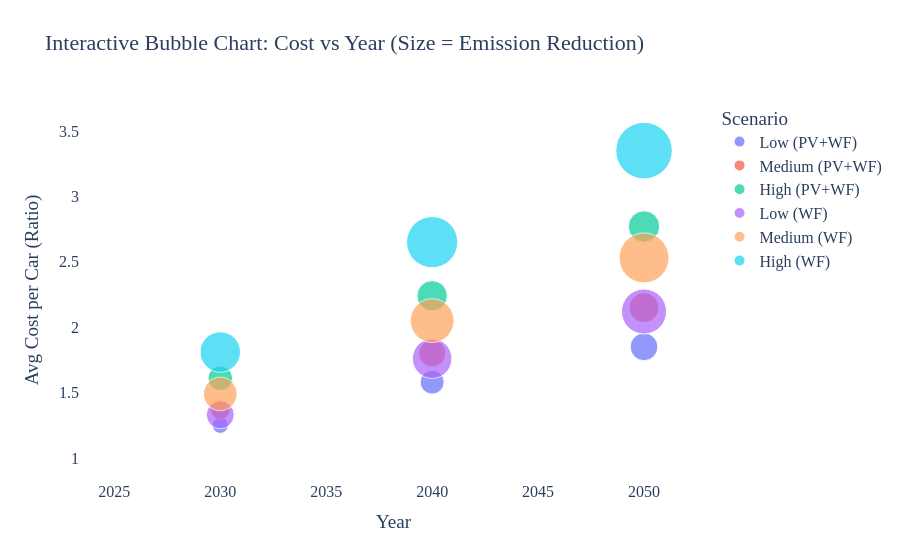

This figure's notebook cell:
### Code cell
import plotly.express as px
import pandas as pd

# Data (combine cost, year, and emission info manually)
data = [
    # PV+WF
    {"Scenario": "Low (PV+WF)", "Year": 2025, "Cost_Ratio": 1.00, "Emission_Reduction": 0, "Emission_Level": 4.9645},
    {"Scenario": "Low (PV+WF)", "Year": 2030, "Cost_Ratio": 1.25, "Emission_Reduction": 2.74, "Emission_Level": 4.8286},
    {"Scenario": "Low (PV+WF)", "Year": 2040, "Cost_Ratio": 1.58, "Emission_Reduction": 6.02, "Emission_Level": 4.6655},
    {"Scenario": "Low (PV+WF)", "Year": 2050, "Cost_Ratio": 1.85, "Emission_Reduction": 8.09, "Emission_Level": 4.5627},

    {"Scenario": "Medium (PV+WF)", "Year": 2025, "Cost_Ratio": 1.00, "Emission_Reduction": 0, "Emission_Level": 4.9645},
    {"Scenario": "Medium (PV+WF)", "Year": 2030, "Cost_Ratio": 1.37, "Emission_Reduction": 4.01, "Emission_Level": 4.7655},
    {"Scenario": "Medium (PV+WF)", "Year": 2040, "Cost_Ratio": 1.80, "Emission_Reduction": 7.76, "Emission_Level": 4.5794},
    {"Scenario": "Medium (PV+WF)", "Year": 2050, "Cost_Ratio": 2.15, "Emission_Reduction": 9.46, "Emission_Level": 4.4946},

    {"Scenario": "High (PV+WF)", "Year": 2025, "Cost_Ratio": 1.00, "Emission_Reduction": 0, "Emission_Level": 4.9645},
    {"Scenario": "High (PV+WF)", "Year": 2030, "Cost_Ratio": 1.61, "Emission_Reduction": 6.35, "Emission_Level": 4.6494},
    {"Scenario": "High (PV+WF)", "Year": 2040, "Cost_Ratio": 2.24, "Emission_Reduction": 9.71, "Emission_Level": 4.4826},
    {"Scenario": "High (PV+WF)", "Year": 2050, "Cost_Ratio": 2.77, "Emission_Reduction": 10.36, "Emission_Level": 4.4502},

    # WF only
    {"Scenario": "Low (WF)", "Year": 2025, "Cost_Ratio": 1.00, "Emission_Reduction": 0, "Emission_Level": 4.9507},
    {"Scenario": "Low (WF)", "Year": 2030, "Cost_Ratio": 1.33, "Emission_Reduction": 8.18, "Emission_Level": 4.5456},
    {"Scenario": "Low (WF)", "Year": 2040, "Cost_Ratio": 1.76, "Emission_Reduction": 16.46, "Emission_Level": 4.1356},
    {"Scenario": "Low (WF)", "Year": 2050, "Cost_Ratio": 2.12, "Emission_Reduction": 21.35, "Emission_Level": 3.8937},

    {"Scenario": "Medium (WF)", "Year": 2025, "Cost_Ratio": 1.00, "Emission_Reduction": 0, "Emission_Level": 4.9507},
    {"Scenario": "Medium (WF)", "Year": 2030, "Cost_Ratio": 1.49, "Emission_Reduction": 11.87, "Emission_Level": 4.3629},
    {"Scenario": "Medium (WF)", "Year": 2040, "Cost_Ratio": 2.05, "Emission_Reduction": 20.16, "Emission_Level": 3.9529},
    {"Scenario": "Medium (WF)", "Year": 2050, "Cost_Ratio": 2.53, "Emission_Reduction": 26.21, "Emission_Level": 3.6532},

    {"Scenario": "High (WF)", "Year": 2025, "Cost_Ratio": 1.00, "Emission_Reduction": 0, "Emission_Level": 4.9507},
    {"Scenario": "High (WF)", "Year": 2030, "Cost_Ratio": 1.81, "Emission_Reduction": 17.19, "Emission_Level": 4.0996},
    {"Scenario": "High (WF)", "Year": 2040, "Cost_Ratio": 2.65, "Emission_Reduction": 27.55, "Emission_Level": 3.5869},
    {"Scenario": "High (WF)", "Year": 2050, "Cost_Ratio": 3.35, "Emission_Reduction": 33.54, "Emission_Level": 3.2903},
]

df = pd.DataFrame(data)

# Create the interactive bubble chart
fig = px.scatter(
    df,
    x="Year",
    y="Cost_Ratio",
    size="Emission_Reduction",  # Bubble size based on reduction
    color="Scenario",
    hover_data={
        "Year": True,
        "Cost_Ratio": True,
        "Emission_Reduction": True,
        "Emission_Level": True,
        "Scenario": True,
    },
    labels={
        "Year": "Year",
        "Cost_Ratio": "Avg Cost per Car (Ratio)",
        "Emission_Reduction": "Emission Reduction (%)",
        "Emission_Level": "Emission Level (tCO₂/car)"
    },
    title="Interactive Bubble Chart: Cost vs Year (Size = Emission Reduction)",
    size_max=40,
)

# Style the chart
fig.update_layout(
    font=dict(family="Computer Modern", size=16),
    legend=dict(title="Scenario"),
    plot_bgcolor='rgba(0,0,0,0)',
    paper_bgcolor='rgba(0,0,0,0)',
)

# Show it
fig.show()

### Figure 1 — Plotly figure (JSON) as saved in the notebook; plotly's stock layout.template omitted (floating-point values rounded to 4 significant figures)
{"data": [{"customdata": [[0, 4.965, "Low (PV+WF)"], [2.74, 4.829, "Low (PV+WF)"], [6.02, 4.665, "Low (PV+WF)"], [8.09, 4.563, "Low (PV+WF)"]], "hovertemplate": "Scenario=%{customdata[2]}<br>Year=%{x}<br>Avg Cost per Car (Ratio)=%{y}<br>Emission Reduction (%)=%{customdata[0]}<br>Emission Level (tCO₂/car)=%{customdata[1]}<extra></extra>", "legendgroup": "Low (PV+WF)", "marker": {"color": "#636efa", "size": [0, 2.74, 6.02, 8.09], "sizemode": "area", "sizeref": 0.02096, "symbol": "circle"}, "mode": "markers", "name": "Low (PV+WF)", "orientation": "v", "showlegend": true, "type": "scatter", "x": [2025, 2030, 2040, 2050], "xaxis": "x", "y": [1, 1.25, 1.58, 1.85], "yaxis": "y"}, {"customdata": [[0, 4.965, "Medium (PV+WF)"], [4.01, 4.766, "Medium (PV+WF)"], [7.76, 4.579, "Medium (PV+WF)"], [9.46, 4.495, "Medium (PV+WF)"]], "hovertemplate": "Scenario=%{customdata[2]}<br>Year=%{x}<br>Avg Cost per Car (Ratio)=%{y}<br>Emission Reduction (%)=%{customdata[0]}<br>Emission Level (tCO₂/car)=%{customdata[1]}<extra></extra>", "legendgroup": "Medium (PV+WF)", "marker": {"color": "#EF553B", "size": [0, 4.01, 7.76, 9.46], "sizemode": "area", "sizeref": 0.02096, "symbol": "circle"}, "mode": "markers", "name": "Medium (PV+WF)", "orientation": "v", "showlegend": true, "type": "scatter", "x": [2025, 2030, 2040, 2050], "xaxis": "x", "y": [1, 1.37, 1.8, 2.15], "yaxis": "y"}, {"customdata": [[0, 4.965, "High (PV+WF)"], [6.35, 4.649, "High (PV+WF)"], [9.71, 4.483, "High (PV+WF)"], [10.36, 4.45, "High (PV+WF)"]], "hovertemplate": "Scenario=%{customdata[2]}<br>Year=%{x}<br>Avg Cost per Car (Ratio)=%{y}<br>Emission Reduction (%)=%{customdata[0]}<br>Emission Level (tCO₂/car)=%{customdata[1]}<extra></extra>", "legendgroup": "High (PV+WF)", "marker": {"color": "#00cc96", "size": [0, 6.35, 9.71, 10.36], "sizemode": "area", "sizeref": 0.02096, "symbol": "circle"}, "mode": "markers", "name": "High (PV+WF)", "orientation": "v", "showlegend": true, "type": "scatter", "x": [2025, 2030, 2040, 2050], "xaxis": "x", "y": [1, 1.61, 2.24, 2.77], "yaxis": "y"}, {"customdata": [[0, 4.951, "Low (WF)"], [8.18, 4.546, "Low (WF)"], [16.46, 4.136, "Low (WF)"], [21.35, 3.894, "Low (WF)"]], "hovertemplate": "Scenario=%{customdata[2]}<br>Year=%{x}<br>Avg Cost per Car (Ratio)=%{y}<br>Emission Reduction (%)=%{customdata[0]}<br>Emission Level (tCO₂/car)=%{customdata[1]}<extra></extra>", "legendgroup": "Low (WF)", "marker": {"color": "#ab63fa", "size": [0, 8.18, 16.46, 21.35], "sizemode": "area", "sizeref": 0.02096, "symbol": "circle"}, "mode": "markers", "name": "Low (WF)", "orientation": "v", "showlegend": true, "type": "scatter", "x": [2025, 2030, 2040, 2050], "xaxis": "x", "y": [1, 1.33, 1.76, 2.12], "yaxis": "y"}, {"customdata": [[0, 4.951, "Medium (WF)"], [11.87, 4.363, "Medium (WF)"], [20.16, 3.953, "Medium (WF)"], [26.21, 3.653, "Medium (WF)"]], "hovertemplate": "Scenario=%{customdata[2]}<br>Year=%{x}<br>Avg Cost per Car (Ratio)=%{y}<br>Emission Reduction (%)=%{customdata[0]}<br>Emission Level (tCO₂/car)=%{customdata[1]}<extra></extra>", "legendgroup": "Medium (WF)", "marker": {"color": "#FFA15A", "size": [0, 11.87, 20.16, 26.21], "sizemode": "area", "sizeref": 0.02096, "symbol": "circle"}, "mode": "markers", "name": "Medium (WF)", "orientation": "v", "showlegend": true, "type": "scatter", "x": [2025, 2030, 2040, 2050], "xaxis": "x", "y": [1, 1.49, 2.05, 2.53], "yaxis": "y"}, {"customdata": [[0, 4.951, "High (WF)"], [17.19, 4.1, "High (WF)"], [27.55, 3.587, "High (WF)"], [33.54, 3.29, "High (WF)"]], "hovertemplate": "Scenario=%{customdata[2]}<br>Year=%{x}<br>Avg Cost per Car (Ratio)=%{y}<br>Emission Reduction (%)=%{customdata[0]}<br>Emission Level (tCO₂/car)=%{customdata[1]}<extra></extra>", "legendgroup": "High (WF)", "marker": {"color": "#19d3f3", "size": [0, 17.19, 27.55, 33.54], "sizemode": "area", "sizeref": 0.02096, "symbol": "circle"}, "mode": "markers", "name": "High (WF)", "orientation": "v", "showlegend": true, "type": "scatter", "x": [2025, 2030, 2040, 2050], "xaxis": "x", "y": [1, 1.81, 2.65, 3.35], "yaxis": "y"}], "layout": {"font": {"family": "Computer Modern", "size": 16}, "legend": {"itemsizing": "constant", "title": {"text": "Scenario"}, "tracegroupgap": 0}, "paper_bgcolor": "rgba(0,0,0,0)", "plot_bgcolor": "rgba(0,0,0,0)", "title": {"text": "Interactive Bubble Chart: Cost vs Year (Size = Emission Reduction)"}, "xaxis": {"anchor": "y", "domain": [0, 1], "title": {"text": "Year"}}, "yaxis": {"anchor": "x", "domain": [0, 1], "title": {"text": "Avg Cost per Car (Ratio)"}}}}
